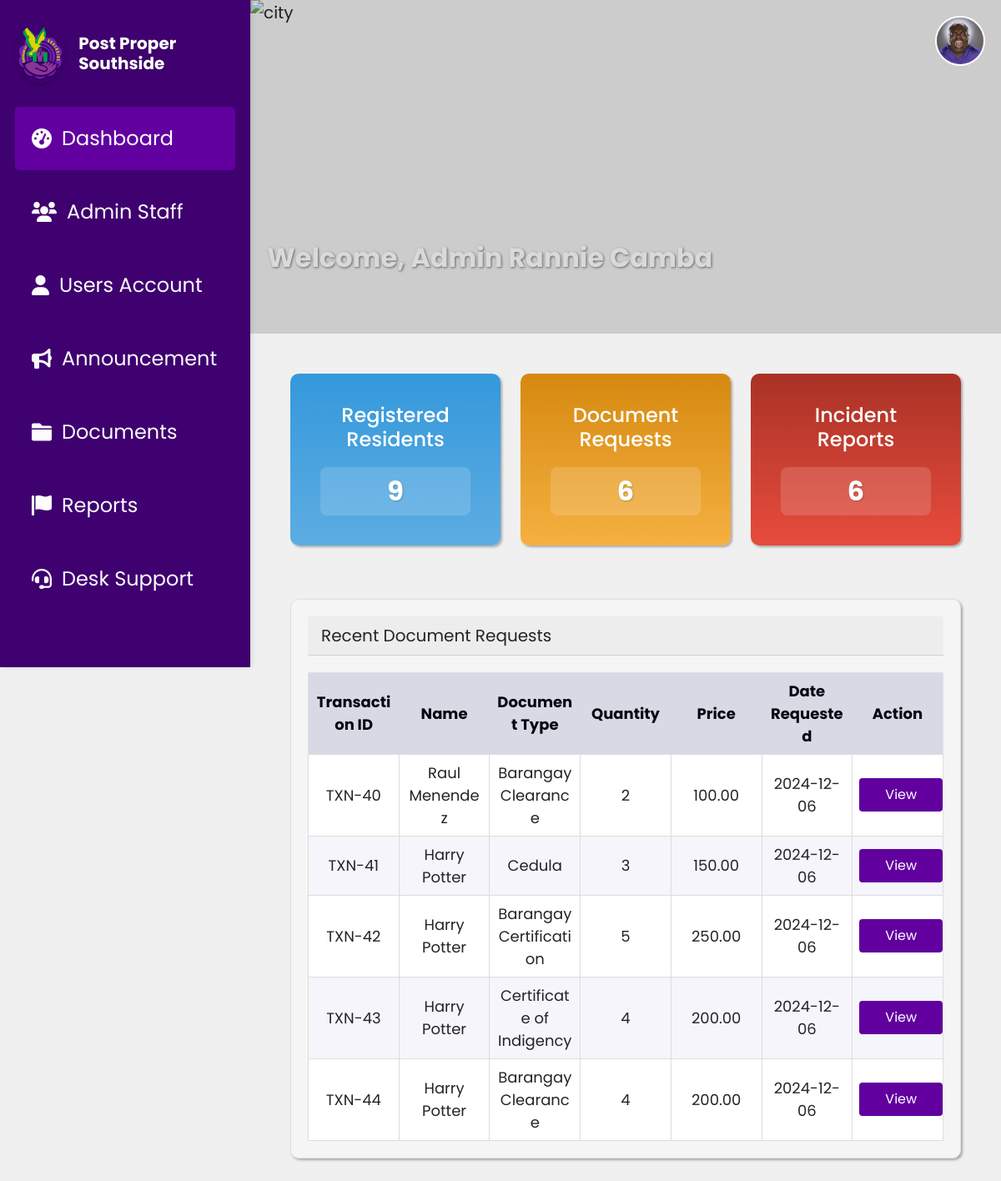
/dashboard.php (signed in), run on an earlier commit of the app's database.
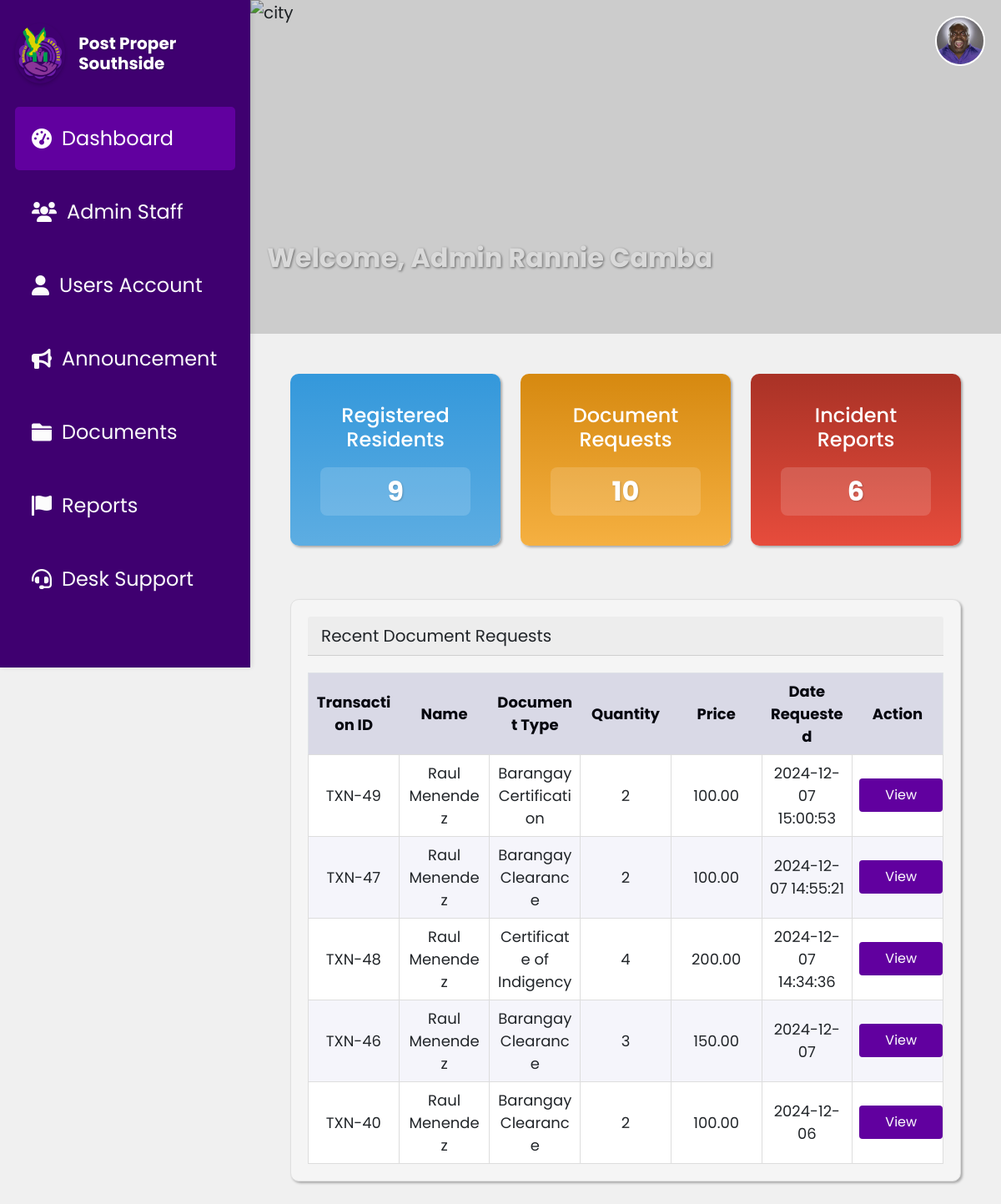
And on a later commit of the database.
### tables this page shows
CREATE TABLE `document_requests` (
  `Id` int(11) NOT NULL,
  `userId` int(11) DEFAULT NULL,
  `DocumentType` varchar(100) NOT NULL DEFAULT 'Barangay Clearance',
  `Name` varchar(255) NOT NULL,
  `Address` varchar(255) DEFAULT NULL,
  `TIN_No` varchar(50) DEFAULT NULL,
  `CTC_No` varchar(50) DEFAULT NULL,
  `Alias` varchar(100) DEFAULT NULL,
  `Age` int(11) DEFAULT NULL,
  `birthday` varchar(10) DEFAULT NULL,
  `PlaceOfBirth` varchar(255) DEFAULT NULL,
  `Occupation` varchar(255) DEFAULT NULL,
  `LengthOfStay` int(11) DEFAULT NULL,
  `Citizenship` varchar(100) DEFAULT NULL,
  `Gender` varchar(10) DEFAULT NULL,
  `CivilStatus` varchar(50) DEFAULT NULL,
  `Purpose` text DEFAULT NULL,
  `Status` varchar(50) DEFAULT NULL,
  `Quantity` int(11) DEFAULT NULL,
  `DateRequested` varchar(255) DEFAULT NULL,
  `valid_id` longtext NOT NULL,
  `valid_id_front` longtext DEFAULT NULL,
  `valid_id_back` longtext DEFAULT NULL,
  `request_picture` longtext NOT NULL,
  `rejection_reason` varchar(255) NOT NULL,
  `cancellation_reason` varchar(255) DEFAULT NULL
);

### dashboard.php (the view, shortened to what the changed rows need)
<?php
require 'db.php';
$documentRequestsTableQuery = "SELECT * FROM document_requests ORDER BY DateRequested DESC LIMIT 5";
$documentRequestsTableResult = $conn->query($documentRequestsTableQuery)->fetchAll(PDO::FETCH_ASSOC);
$documentRequestsQuery = "SELECT COUNT(*) AS count FROM document_requests";
$documentRequestsResult = $conn->query($documentRequestsQuery)->fetch(PDO::FETCH_ASSOC);
$documentRequestsCount = $documentRequestsResult['count'];
?>
<!DOCTYPE html>
<html lang="en">
<head>
    <link href="https://cdn.jsdelivr.net/npm/bootstrap@5.0.2/dist/css/bootstrap.min.css" rel="stylesheet">
    <link rel="stylesheet" href="css/DashboardStyle.css">
    <link rel="stylesheet" href="https://cdnjs.cloudflare.com/ajax/libs/font-awesome/6.5.1/css/all.min.css">
</head>
<body>
  <?php include 'sidebar.php'; ?>
  <div class="main-content">
        <div class="header-section ">
            <h1 class="text-center mb-4">Welcome, Admin <?php echo htmlspecialchars($_SESSION['name']); ?></h1>
        </div>
    <div class="container mt-5 px-5">
        <div class="row text-center mb-4">
            <div class="col-md-4 col-sm-6 mb-4">
                <div class="cards card-request text-white  mb-3">
                    <div class="card-body">
                        <h5 class="card-title">Document Requests</h5>
                        <h3 class="card-text"><?php echo $documentRequestsCount; ?></h3>
                    </div>
                </div>
            </div>
        </div>
        <div class="card">
            <div class="table-container">
                <table class="table mb-0" >
                    <thead>
                        <tr>
                            <th>Transaction ID</th>
                            <th>Name</th>
                            <th>Document Type</th>
                            <th>Quantity</th>
                            <th>Price</th>
                            <th>Date Requested</th>
                            <th>Action</th>
                        </tr>
                    </thead>
                    <tbody>
                        <?php foreach ($documentRequestsTableResult as $request): ?>
                            <tr>
                                <td><?php echo 'TXN-'?><?php echo htmlspecialchars($request['Id']); ?></td>
                                <td><?php echo htmlspecialchars($request['Name']); ?></td>
                                <td><?php echo htmlspecialchars($request['DocumentType']); ?></td>
                                <td><?php echo htmlspecialchars($request['Quantity']); ?></td>
                                <td><?php echo number_format($request['Quantity'] * 50, 2); ?></td>
                                <td><?php echo htmlspecialchars($request['DateRequested']); ?></td>
                                <td>
                                    <button class="action-btn btn-sm"
                                            onclick="openModal('<?php echo htmlspecialchars($request['Id']); ?>',
                                                                '<?php echo htmlspecialchars($request['Name']); ?>',
                                                                '<?php echo htmlspecialchars($request['Alias']); ?>',
                                                                '<?php echo htmlspecialchars($request['DocumentType']); ?>',
                                                                '<?php echo htmlspecialchars($request['DateRequested']); ?>',
                                                                '<?php echo htmlspecialchars($request['Quantity']); ?>',
                                                                '<?php echo number_format($request['Quantity'] * 50, 2); ?>',
                                                                '<?php echo htmlspecialchars($request['Address']); ?>',
                                                                '<?php echo htmlspecialchars($request['Gender']); ?>',
                                                                '<?php echo htmlspecialchars($request['CivilStatus']); ?>',
                                                                '<?php echo htmlspecialchars($request['TIN_No']); ?>',
                                                                '<?php echo htmlspecialchars($request['CTC_No']); ?>',
                                                                )">
                                        View
                                    </button>
                                </td>
                            </tr>
                        <?php endforeach; ?>
                    </tbody>
                </table>
            </div>
        </div>
    </div>
</div>
</body>
</html>

What changed in the data, as far as the page shows it:
no longer on this page (row unchanged): document_requests: Id "41", Name "Harry Potter", DocumentType "Cedula", Quantity "3", $request['Quantity']*50 "150.00", DateRequested "2024-12-06"
no longer on this page (row unchanged): document_requests: Id "42", Name "Harry Potter", DocumentType "Barangay Certification", Quantity "5", $request['Quantity']*50 "250.00", DateRequested "2024-12-06"
no longer on this page (row unchanged): document_requests: Id "43", Name "Harry Potter", DocumentType "Certificate of Indigency", Quantity "4", $request['Quantity']*50 "200.00", DateRequested "2024-12-06"
no longer on this page (row unchanged): document_requests: Id "44", Name "Harry Potter", DocumentType "Barangay Clearance", Quantity "4", $request['Quantity']*50 "200.00", DateRequested "2024-12-06"
added document_requests: Id "49", Name "Raul Menendez", DocumentType "Barangay Certification", Quantity "2", $request['Quantity']*50 "100.00", DateRequested "2024-12-07 15:00:53"
added document_requests: Id "47", Name "Raul Menendez", DocumentType "Barangay Clearance", Quantity "2", $request['Quantity']*50 "100.00", DateRequested "2024-12-07 14:55:21"
added document_requests: Id "48", Name "Raul Menendez", DocumentType "Certificate of Indigency", Quantity "4", $request['Quantity']*50 "200.00", DateRequested "2024-12-07 14:34:36"
added document_requests: Id "46", Name "Raul Menendez", DocumentType "Barangay Clearance", Quantity "3", $request['Quantity']*50 "150.00", DateRequested "2024-12-07"
Also different on the page:
$documentRequestsCount: "6" → "10"
